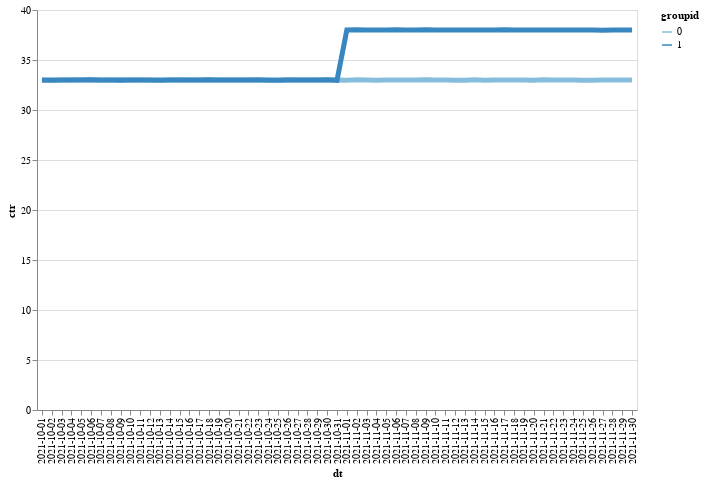

Notebook code cell kept with this figure:
### Code cell
alt.Chart(ctr_avg).mark_line(size=5).encode(
    alt.X("dt"),
    alt.Y("ctr"),
    color="groupid:O",
    tooltip=['ctr']
).properties(
    width=600,
    height=400
)

### Figure 1 — Vega-Lite specification as saved in the notebook (floating-point values rounded to 4 significant figures)
{"config": {"view": {"continuousWidth": 300, "continuousHeight": 300}}, "data": {"name": "data-4257d655fcc1a911f75adea51cd8e125"}, "mark": {"type": "line", "size": 5}, "encoding": {"color": {"field": "groupid", "type": "ordinal"}, "tooltip": [{"field": "ctr", "type": "quantitative"}], "x": {"field": "dt", "type": "nominal"}, "y": {"field": "ctr", "type": "quantitative"}}, "height": 400, "width": 600, "$schema": "https://vega.github.io/schema/vega-lite/v5.17.0.json", "datasets": {"data-4257d655fcc1a911f75adea51cd8e125": [{"groupid": 0, "dt": "2021-10-01", "ctr": 32.98}, {"groupid": 0, "dt": "2021-10-02", "ctr": 33.0}, {"groupid": 0, "dt": "2021-10-03", "ctr": 33.0}, {"groupid": 0, "dt": "2021-10-04", "ctr": 32.99}, {"groupid": 0, "dt": "2021-10-05", "ctr": 33.01}, {"groupid": 0, "dt": "2021-10-06", "ctr": 33.02}, {"groupid": 0, "dt": "2021-10-07", "ctr": 32.98}, {"groupid": 0, "dt": "2021-10-08", "ctr": 33.0}, {"groupid": 0, "dt": "2021-10-09", "ctr": 33.02}, {"groupid": 0, "dt": "2021-10-10", "ctr": 33.0}, {"groupid": 0, "dt": "2021-10-11", "ctr": 32.99}, {"groupid": 0, "dt": "2021-10-12", "ctr": 32.98}, {"groupid": 0, "dt": "2021-10-13", "ctr": 33.0}, {"groupid": 0, "dt": "2021-10-14", "ctr": 32.99}, {"groupid": 0, "dt": "2021-10-15", "ctr": 33.01}, {"groupid": 0, "dt": "2021-10-16", "ctr": 32.99}, {"groupid": 0, "dt": "2021-10-17", "ctr": 32.99}, {"groupid": 0, "dt": "2021-10-18", "ctr": 33.0}, {"groupid": 0, "dt": "2021-10-19", "ctr": 33.01}, {"groupid": 0, "dt": "2021-10-20", "ctr": 33.0}, {"groupid": 0, "dt": "2021-10-21", "ctr": 32.99}, {"groupid": 0, "dt": "2021-10-22", "ctr": 33.01}, {"groupid": 0, "dt": "2021-10-23", "ctr": 33.02}, {"groupid": 0, "dt": "2021-10-24", "ctr": 32.96}, {"groupid": 0, "dt": "2021-10-25", "ctr": 33.0}, {"groupid": 0, "dt": "2021-10-26", "ctr": 33.03}, {"groupid": 0, "dt": "2021-10-27", "ctr": 33.01}, {"groupid": 0, "dt": "2021-10-28", "ctr": 33.01}, {"groupid": 0, "dt": "2021-10-29", "ctr": 33.0}, {"groupid": 0, "dt": "2021-10-30", "ctr": 33.0}, {"groupid": 0, "dt": "2021-10-31", "ctr": 33.0}, {"groupid": 0, "dt": "2021-11-01", "ctr": 32.98}, {"groupid": 0, "dt": "2021-11-02", "ctr": 33.01}, {"groupid": 0, "dt": "2021-11-03", "ctr": 33.01}, {"groupid": 0, "dt": "2021-11-04", "ctr": 32.99}, {"groupid": 0, "dt": "2021-11-05", "ctr": 33.0}, {"groupid": 0, "dt": "2021-11-06", "ctr": 33.0}, {"groupid": 0, "dt": "2021-11-07", "ctr": 33.01}, {"groupid": 0, "dt": "2021-11-08", "ctr": 32.99}, {"groupid": 0, "dt": "2021-11-09", "ctr": 33.02}, {"groupid": 0, "dt": "2021-11-10", "ctr": 32.99}, {"groupid": 0, "dt": "2021-11-11", "ctr": 33.01}, {"groupid": 0, "dt": "2021-11-12", "ctr": 32.99}, {"groupid": 0, "dt": "2021-11-13", "ctr": 32.98}, {"groupid": 0, "dt": "2021-11-14", "ctr": 33.02}, {"groupid": 0, "dt": "2021-11-15", "ctr": 32.98}, {"groupid": 0, "dt": "2021-11-16", "ctr": 32.99}, {"groupid": 0, "dt": "2021-11-17", "ctr": 32.99}, {"groupid": 0, "dt": "2021-11-18", "ctr": 33.0}, {"groupid": 0, "dt": "2021-11-19", "ctr": 33.0}, {"groupid": 0, "dt": "2021-11-20", "ctr": 32.98}, {"groupid": 0, "dt": "2021-11-21", "ctr": 33.01}, {"groupid": 0, "dt": "2021-11-22", "ctr": 33.01}, {"groupid": 0, "dt": "2021-11-23", "ctr": 32.99}, {"groupid": 0, "dt": "2021-11-24", "ctr": 33.0}, {"groupid": 0, "dt": "2021-11-25", "ctr": 32.97}, {"groupid": 0, "dt": "2021-11-26", "ctr": 32.98}, {"groupid": 0, "dt": "2021-11-27", "ctr": 33.0}, {"groupid": 0, "dt": "2021-11-28", "ctr": 32.99}, {"groupid": 0, "dt": "2021-11-29", "ctr": 33.0}, {"groupid": 0, "dt": "2021-11-30", "ctr": 32.99}, {"groupid": 1, "dt": "2021-10-01", "ctr": 33.01}, {"groupid": 1, "dt": "2021-10-02", "ctr": 32.98}, {"groupid": 1, "dt": "2021-10-03", "ctr": 32.99}, {"groupid": 1, "dt": "2021-10-04", "ctr": 33.0}, {"groupid": 1, "dt": "2021-10-05", "ctr": 32.99}, {"groupid": 1, "dt": "2021-10-06", "ctr": 33.02}, {"groupid": 1, "dt": "2021-10-07", "ctr": 33.0}, {"groupid": 1, "dt": "2021-10-08", "ctr": 32.99}, {"groupid": 1, "dt": "2021-10-09", "ctr": 32.99}, {"groupid": 1, "dt": "2021-10-10", "ctr": 33.01}, {"groupid": 1, "dt": "2021-10-11", "ctr": 32.99}, {"groupid": 1, "dt": "2021-10-12", "ctr": 33.01}, {"groupid": 1, "dt": "2021-10-13", "ctr": 32.96}, {"groupid": 1, "dt": "2021-10-14", "ctr": 33.01}, {"groupid": 1, "dt": "2021-10-15", "ctr": 33.0}, {"groupid": 1, "dt": "2021-10-16", "ctr": 32.99}, {"groupid": 1, "dt": "2021-10-17", "ctr": 33.01}, {"groupid": 1, "dt": "2021-10-18", "ctr": 33.01}, {"groupid": 1, "dt": "2021-10-19", "ctr": 32.99}, {"groupid": 1, "dt": "2021-10-20", "ctr": 33.01}, {"groupid": 1, "dt": "2021-10-21", "ctr": 33.0}, {"groupid": 1, "dt": "2021-10-22", "ctr": 33.01}, {"groupid": 1, "dt": "2021-10-23", "ctr": 33.0}, {"groupid": 1, "dt": "2021-10-24", "ctr": 33.01}, {"groupid": 1, "dt": "2021-10-25", "ctr": 32.98}, {"groupid": 1, "dt": "2021-10-26", "ctr": 33.0}, {"groupid": 1, "dt": "2021-10-27", "ctr": 33.01}, {"groupid": 1, "dt": "2021-10-28", "ctr": 33.01}, {"groupid": 1, "dt": "2021-10-29", "ctr": 33.01}, {"groupid": 1, "dt": "2021-10-30", "ctr": 33.03}, {"groupid": 1, "dt": "2021-10-31", "ctr": 32.97}, {"groupid": 1, "dt": "2021-11-01", "ctr": 37.99}, {"groupid": 1, "dt": "2021-11-02", "ctr": 38.01}, {"groupid": 1, "dt": "2021-11-03", "ctr": 38.0}, {"groupid": 1, "dt": "2021-11-04", "ctr": 37.99}, {"groupid": 1, "dt": "2021-11-05", "ctr": 38.0}, {"groupid": 1, "dt": "2021-11-06", "ctr": 38.01}, {"groupid": 1, "dt": "2021-11-07", "ctr": 38.0}, {"groupid": 1, "dt": "2021-11-08", "ctr": 37.99}, {"groupid": 1, "dt": "2021-11-09", "ctr": 38.01}, {"groupid": 1, "dt": "2021-11-10", "ctr": 37.99}, {"groupid": 1, "dt": "2021-11-11", "ctr": 37.99}, {"groupid": 1, "dt": "2021-11-12", "ctr": 38.0}, {"groupid": 1, "dt": "2021-11-13", "ctr": 38.0}, {"groupid": 1, "dt": "2021-11-14", "ctr": 38.0}, {"groupid": 1, "dt": "2021-11-15", "ctr": 37.99}, {"groupid": 1, "dt": "2021-11-16", "ctr": 38.0}, {"groupid": 1, "dt": "2021-11-17", "ctr": 38.02}, {"groupid": 1, "dt": "2021-11-18", "ctr": 38.0}, {"groupid": 1, "dt": "2021-11-19", "ctr": 37.99}, {"groupid": 1, "dt": "2021-11-20", "ctr": 37.99}, {"groupid": 1, "dt": "2021-11-21", "ctr": 37.99}, {"groupid": 1, "dt": "2021-11-22", "ctr": 37.99}, {"groupid": 1, "dt": "2021-11-23", "ctr": 38.0}, {"groupid": 1, "dt": "2021-11-24", "ctr": 37.99}, {"groupid": 1, "dt": "2021-11-25", "ctr": 37.99}, {"groupid": 1, "dt": "2021-11-26", "ctr": 38.0}, {"groupid": 1, "dt": "2021-11-27", "ctr": 37.98}, {"groupid": 1, "dt": "2021-11-28", "ctr": 37.99}, {"groupid": 1, "dt": "2021-11-29", "ctr": 37.99}, {"groupid": 1, "dt": "2021-11-30", "ctr": 38.0}]}}
